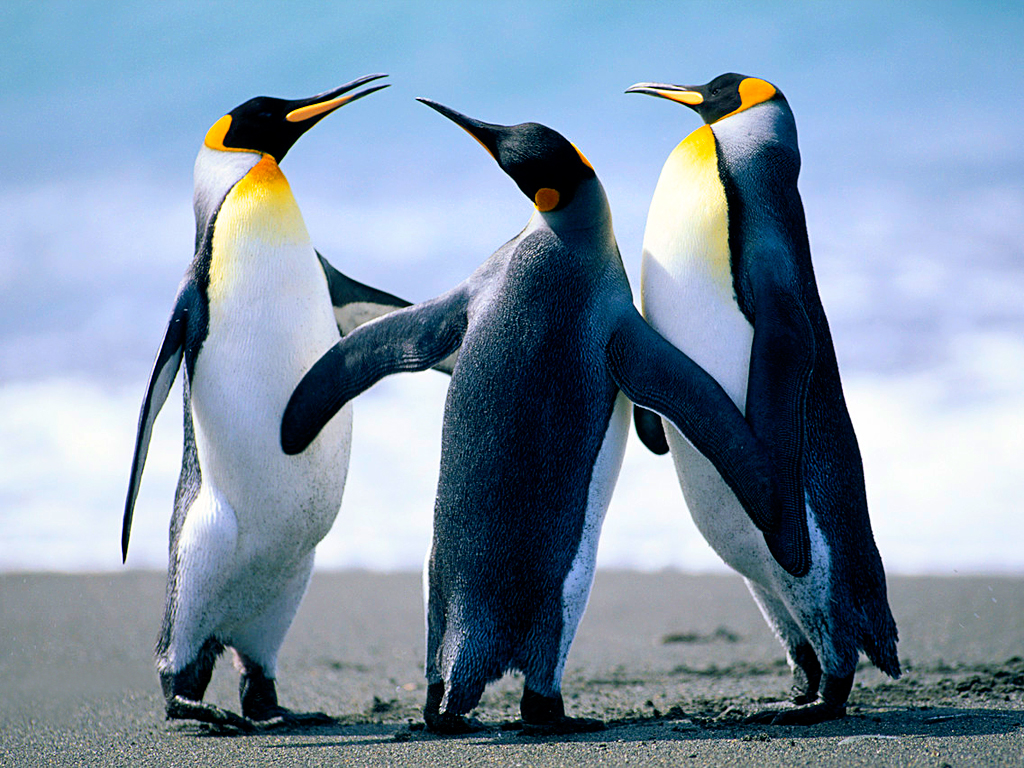
#> input picture ps4/data/Penguins.jpg, 1024 x 768 px
$ jupyter execute Programming.ipynb   (shell and % lines are left out)
#> lines starting #> are read from the running program, lines starting #| are printed output that depends on the picture
[cell 1]
import numpy as np
import matplotlib.pyplot as plt
import matplotlib.image as mpimg
import cv2
import random

# Problem 1

[cell 2]
# img = cv2.imread('./data/Penguins.jpg')
img = mpimg.imread('./data/Penguins.jpg')
#> img is the input picture: shape (768, 1024, 3); mean R, G, B 127.8, 148, 168.1
img = img/255

[cell 3]
plt.imshow(img)

[cell 4]
def distortion_error(centers, pixel_center_mapping):
    res = 0
    for i in range(img.shape[0]):
        for j in range(img.shape[1]):
            res += np.linalg.norm(img[i][j]-centers[pixel_center_mapping[i][j]])
    return res/img.shape[0]/img.shape[1]

[cell 5]
centers = [np.random.rand(3) for i in range(10)]  # randomly intialize 10 centers
pixel_center_mapping = np.zeros((img.shape[0], img.shape[1])).astype(np.int8)

centers = [np.random.rand(3) for i in range(10)]  # randomly intialize 10 centers
for i in range(10):
    plt.subplot(3,4,i+1)
    plt.imshow(np.tile(centers[i], (10, 10, 1)))
plt.plot()
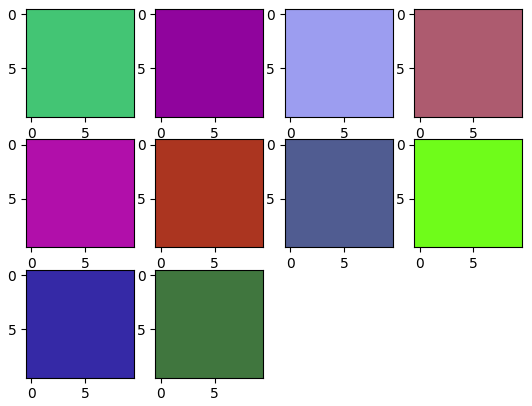
#> figure drawn by matplotlib, 10 panels
